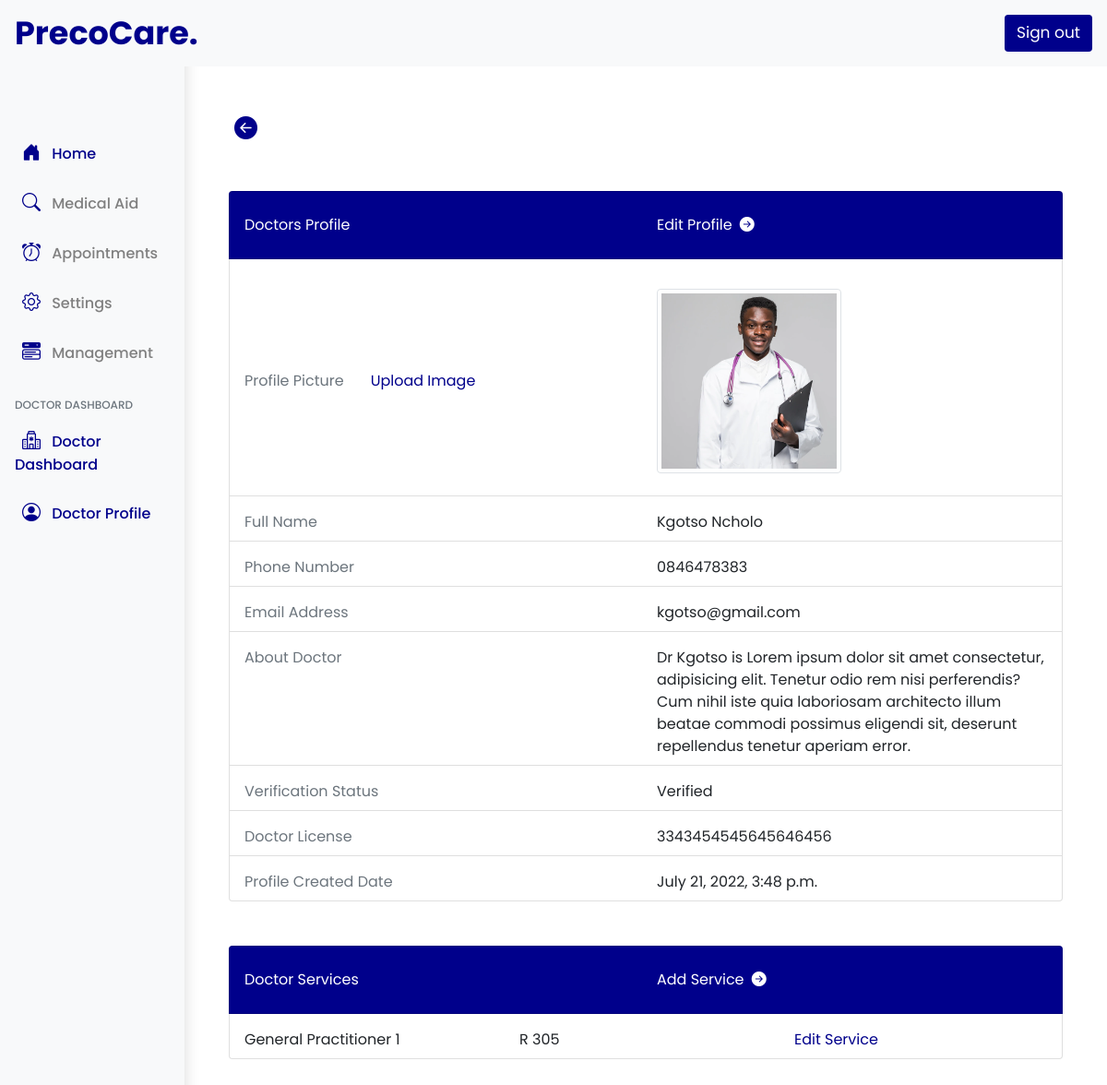
Screenshot of /doctors-profile/ (signed in) with the database file from the repository.
### precocare/models.py (models this page shows, shortened)
class DoctorModel(models.Model):
    user = models.OneToOneField(User,null=True, on_delete=models.CASCADE)
    first_name = models.CharField(max_length=200,null=True)
    last_name = models.CharField(max_length=200,null=True)
    about_doctor = models.TextField(blank = True)
    registration_number = models.CharField(max_length=500,null=True)
    mobile_number = models.CharField(max_length=50,null=True)
    email = models.CharField(max_length=200,null=True)
    verified = models.CharField(max_length=100,null=True, default='No' ,blank=True)
    doctor_license = models.CharField(max_length=500,null=True,unique=True)
    profile_set = models.CharField(max_length=50,null=True, default='No' ,blank=True)
    date_created = models.DateTimeField(auto_now_add=True, null=True)
    profile_pic = models.ImageField(null=True, blank=True,upload_to='files/doctorprofile')

class DoctorServices(models.Model):
    doctor_id = models.ForeignKey(DoctorModel, on_delete=models.CASCADE , blank=True, related_name="doctor_service", default=None)
    service_name = models.CharField(max_length=500,null=True)
    service_fee = models.CharField(max_length=500,null=True)

### precocare/decorators.py (the view)
        def wrapper_func(request, *args, **kwargs):
            group = None
            if request.user.groups.exists():
                group = request.user.groups.all()[0].name
            if group in allowed_roles:
                return view_func(request, *args, **kwargs)
            else:
                return redirect('homepage')

### precocare/templates/doctor/doctor_profile.html (shortened to what this page needs)
{% extends 'doctor/doctor-base.html' %}
{% block content %}
{% for data in doctor_profile %}
<section class="container">
    <button class="border-0" onclick="history.back()" style="background-color: transparent;">
        <i class="bi bi-arrow-left-circle-fill" style="font-size: 25px; color: darkblue;"></i>
    </button>
</section>
<section class="mt-5 container">
    <ul class="list-group">
        <li class="list-group-item py-4" style="background-color: darkblue;">
            <div class="row text-white">
                <div class="col">
                    Doctors Profile
                </div>
                <div class="col">
                    <a type="button" data-bs-toggle="modal" data-bs-target="#doctorprofile">
                        Edit Profile <span><i class="bi bi-arrow-right-circle-fill px-1"></i></span>
                    </a>
                </div>
            </div>
        </li>
        <li class="list-group-item py-4">
            <div class="row">
                <div class="col-12 col-lg-6 mt-2 text-secondary d-flex align-items-center">
                    Profile Picture  <span class="px-3">
                        <button type="button" class="btn" data-bs-toggle="modal" data-bs-target="#profilepicture{{data.id}}" style="color: darkblue;">
                          Upload Image
                        </button>
                        </span>
                </div>
                <div class="col-12 col-lg-6 mt-2">
                    {% if data.profile_pic %}
                        <img src="{{data.profile_pic.url}}" class="img-thumbnail" alt="..."  style="height: 200px; width: 200px; object-fit: cover;">
                    {% else %}
                        <i class="bi bi-person-square" style="font-size: 200px;"></i>
                    {% endif %}
                </div>
            </div>
        </li>
        <li class="list-group-item">
            <div class="row">
                <div class="col-12 col-lg-6 mt-2 text-secondary">
                    Full Name
                </div>
                <div class="col-12 col-lg-6 mt-2">
                    {{data.first_name}} {{data.last_name}}
                </div>
            </div>
        </li>
        <li class="list-group-item">
            <div class="row">
                <div class="col-12 col-lg-6 mt-2 text-secondary">
                    Phone Number
                </div>
                <div class="col-12 col-lg-6 mt-2">
                    {{data.mobile_number}}
                </div>
            </div>
        </li>
        <li class="list-group-item">
            <div class="row">
                <div class="col-12 col-lg-6 mt-2 text-secondary">
                    Email Address
                </div>
                <div class="col-12 col-lg-6 mt-2">
                    {{data.email}}
                </div>
            </div>
        </li>
        <li class="list-group-item">
            <div class="row">
                <div class="col-12 col-lg-6 mt-2 text-secondary">
                    About Doctor
                </div>
                <div class="col-12 col-lg-6 mt-2">
                    {{data.about_doctor}}
                </div>
            </div>
        </li>
        <li class="list-group-item">
            <div class="row">
                <div class="col-12 col-lg-6 mt-2 text-secondary">
                    Verification Status
                </div>
                <div class="col-12 col-lg-6 mt-2">
                    {{data.verified}}
                </div>
            </div>
        </li>
        <li class="list-group-item">
            <div class="row">
                <div class="col-12 col-lg-6 mt-2 text-secondary">
                    Doctor License
                </div>
                <div class="col-12 col-lg-6 mt-2">
                    {{data.doctor_license}}
                </div>
            </div>
        </li>
        <li class="list-group-item">
            <div class="row">
                <div class="col-12 col-lg-6 mt-2 text-secondary">
                    Profile Created Date
                </div>
                <div class="col-12 col-lg-6 mt-2">
                    {{data.date_created}}
                </div>
            </div>
        </li>
      </ul>
</section>
<section class="container mt-5">
    <ul class="list-group">
        <li class="list-group-item text-white py-4" style="background-color: darkblue;">
            <div class="row">
                <div class="col">
                    Doctor Services
                </div>
                <div class="col">
                        <a type="button" style="text-decoration: none;" data-bs-toggle="modal" data-bs-target="#AddNewService" >
                            Add Service <span><i class="bi bi-arrow-right-circle-fill px-1"></i></span>
                        </a>
                </div>
            </div>
        </li>
        {% for doctor_service in doctor_service %}
            {% if doctor_service.doctor_id.id == data.id %}
            <li class="list-group-item">
                <div class="row">
                    <div class="col-12 col-lg-4 mt-2">
                        {{doctor_service.service_name}} {{doctor_service.id}}
                    </div>
                    <div class="col-12 col-lg-4 mt-2">
                        R {{doctor_service.service_fee}}
                    </div>
                    <div class="col-12 col-lg-4 mt-2 text-secondary">
                        <a type="button" style="text-decoration: none;" data-bs-toggle="modal" data-bs-target="#serviceeditmodal{{doctor_service.id}}">
                            <span style="color: darkblue;">Edit Service</span>
                        </a>
                    </div>
                </div>
            </li>
            {% endif %}
        {% endfor %}
      </ul>
</section>
{% endfor %}
{% endblock %}

### static/css/main.css (style rules this page uses)
:root { --main-bg-color: pink; }

### precocare/templates/doctor/doctor-base.html (style rules this page uses)
.body-fonts { font-family: 'Poppins', sans-serif !important; }

### rows the page displays
DoctorModel: profile_pic (picture), first_name "Kgotso", last_name "Ncholo", mobile_number "0846478383", email "kgotso@gmail.com", about_doctor "Dr Kgotso is Lorem ipsum dolor sit amet consectetur, adipisicing elit. Tenetur odio rem nisi perferendis? Cum nihil iste quia laboriosam architecto illum beatae commodi possimus eligendi sit, deserunt repellendus tenetur aperiam error.", verified "Verified", doctor_license "3343454545645646456", date_created "July 21, 2022, 3:48 p.m."
DoctorServices: service_name "General Practitioner", id "1", service_fee "305"
